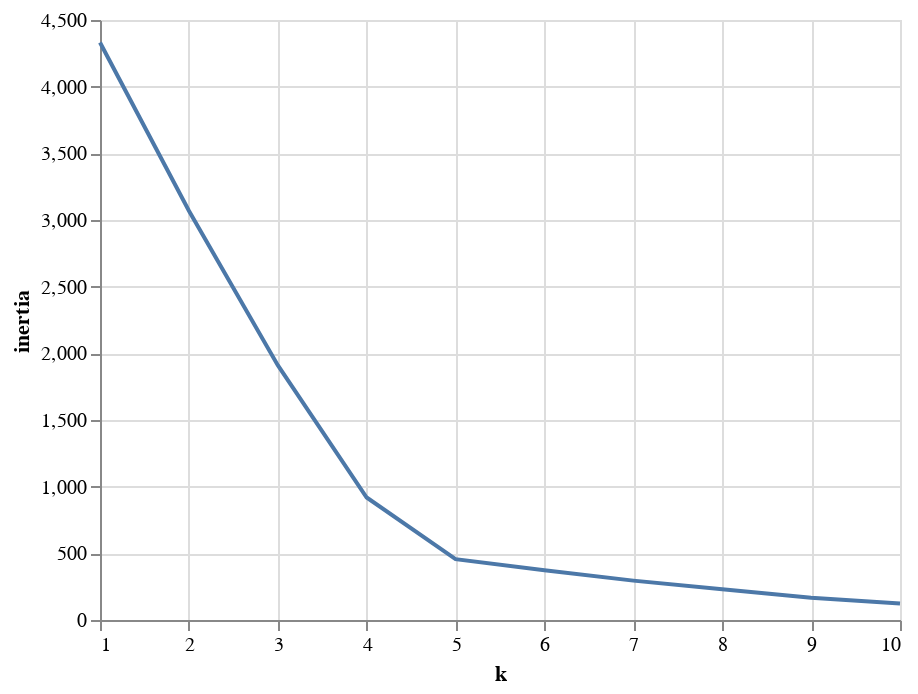

Source (notebook cell):
### Markdown cell above
### Clustering Crytocurrencies Using K-Means

#### Find the Best Value for `k` Using the Elbow Curve

### Code cell
inertia = []
k = list(range(1, 11))

# Calculate the inertia for the range ok k values
for i in k:
    km = KMeans(n_clusters=i, random_state=0)
    km.fit(Crypto_pca)
    inertia.append(km.inertia_)


# Create the Elbow Curve using hvPlot
elbow_data = {"k": k, "inertia": inertia}
df_elbow = pd.DataFrame(elbow_data)
alt.Chart(df_elbow).mark_line().encode(x="k", y="inertia")

### Figure 1 — Vega-Lite specification as saved in the notebook (floating-point values rounded to 4 significant figures)
{"config": {"view": {"continuousWidth": 400, "continuousHeight": 300}}, "data": {"name": "data-5e577fbe4e64150694ed03a3df7d1964"}, "mark": "line", "encoding": {"x": {"type": "quantitative", "field": "k"}, "y": {"type": "quantitative", "field": "inertia"}}, "$schema": "https://vega.github.io/schema/vega-lite/v4.8.1.json", "datasets": {"data-5e577fbe4e64150694ed03a3df7d1964": [{"k": 1, "inertia": 4332.0}, {"k": 2, "inertia": 3070.0}, {"k": 3, "inertia": 1911.0}, {"k": 4, "inertia": 918.6}, {"k": 5, "inertia": 456.6}, {"k": 6, "inertia": 373.7}, {"k": 7, "inertia": 295.2}, {"k": 8, "inertia": 229.9}, {"k": 9, "inertia": 166.0}, {"k": 10, "inertia": 124.5}]}}
